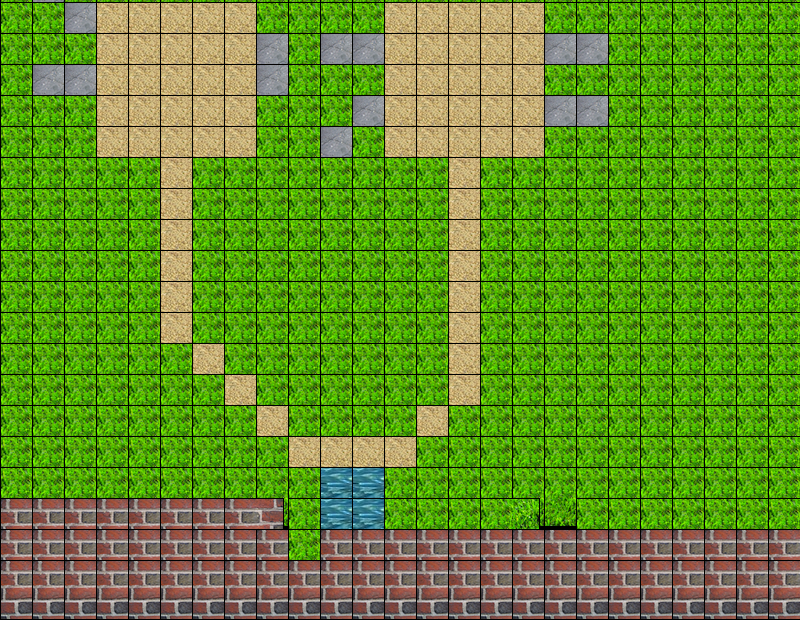

Rendered tile map (Tiled .tmx) drawn with the repository's tilesets; below, a short description and the full map source, tile grids included:
An orthogonal 25x20 tile map with 32x31 px tiles, 1 tile layer (Слой тайлов 1).

<map version="1.0" tiledversion="1.0.1" orientation="orthogonal" renderorder="right-down" width="25" height="20" tilewidth="32" tileheight="31" nextobjectid="1">
 <tileset firstgid="1" name="tiles" tilewidth="60" tileheight="60" tilecount="100" columns="10">
  <image source="tiles.png" width="600" height="600" />
  <tile id="61" type="blocked" />
 </tileset>
 <layer name="Слой тайлов 1" width="25" height="20">
  <data encoding="csv">
5,33,5,5,5,5,5,5,5,5,5,5,5,5,5,5,5,5,5,5,5,5,5,5,5,
5,5,33,14,14,14,14,14,5,5,5,5,14,14,14,14,14,5,5,5,5,5,5,5,5,
5,5,5,14,14,14,14,14,33,5,33,33,14,14,14,14,14,33,33,5,5,5,5,5,5,
5,33,33,14,14,14,14,14,33,5,5,5,14,14,14,14,14,5,5,5,5,5,5,5,5,
5,5,5,14,14,14,14,14,5,5,5,33,14,14,14,14,14,33,33,5,5,5,5,5,5,
5,5,5,14,14,14,14,14,5,5,33,5,14,14,14,14,14,5,5,5,5,5,5,5,5,
5,5,5,5,5,14,5,5,5,5,5,5,5,5,14,5,5,5,5,5,5,5,5,5,5,
5,5,5,5,5,14,5,5,5,5,5,5,5,5,14,5,5,5,5,5,5,5,5,5,5,
5,5,5,5,5,14,5,5,5,5,5,5,5,5,14,5,5,5,5,5,5,5,5,5,5,
5,5,5,5,5,14,5,5,5,5,5,5,5,5,14,5,5,5,5,5,5,5,5,5,5,
5,5,5,5,5,14,5,5,5,5,5,5,5,5,14,5,5,5,5,5,5,5,5,5,5,
5,5,5,5,5,14,5,5,5,5,5,5,5,5,14,5,5,5,5,5,5,5,5,5,5,
5,5,5,5,5,5,14,5,5,5,5,5,5,5,14,5,5,5,5,5,5,5,5,5,5,
5,5,5,5,5,5,5,14,5,5,5,5,5,5,14,5,5,5,5,5,5,5,5,5,5,
5,5,5,5,5,5,5,5,14,5,5,5,5,14,5,5,5,5,5,5,5,5,5,5,5,
5,5,5,5,5,5,5,5,5,14,14,14,14,5,5,5,5,5,5,5,5,5,5,5,5,
5,5,5,5,5,5,5,5,5,5,24,24,5,5,5,5,5,5,5,5,5,5,5,5,5,
62,62,62,62,62,62,62,62,0,5,24,24,5,5,5,5,0,0,5,5,5,5,5,5,5,
62,62,62,62,62,62,62,62,62,5,62,62,62,62,62,62,62,62,62,62,62,62,62,62,62,
62,62,62,62,62,62,62,62,62,62,62,62,62,62,62,62,62,62,62,62,62,62,62,62,62
</data>
 </layer>
</map>
